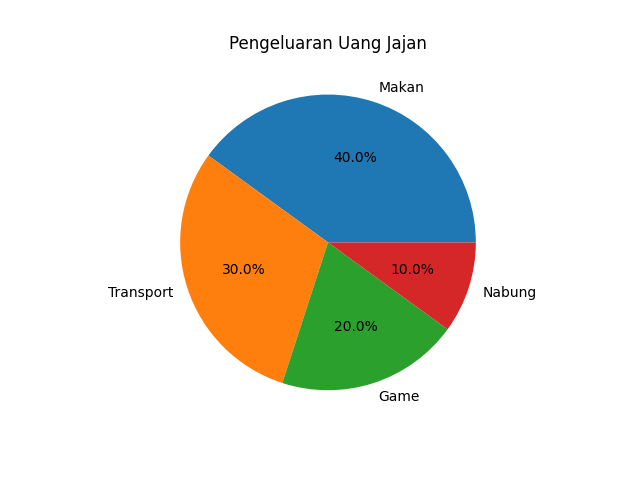

The Python source for this figure:
import matplotlib.pyplot as plt

kategori = ['Makan', 'Transport', 'Game', 'Nabung']
pengeluaran = [40, 30, 20, 10]

plt.pie(pengeluaran, labels=kategori, autopct='%1.1f%%')
plt.title("Pengeluaran Uang Jajan")

plt.savefig("Tugas2.png")
plt.show()
